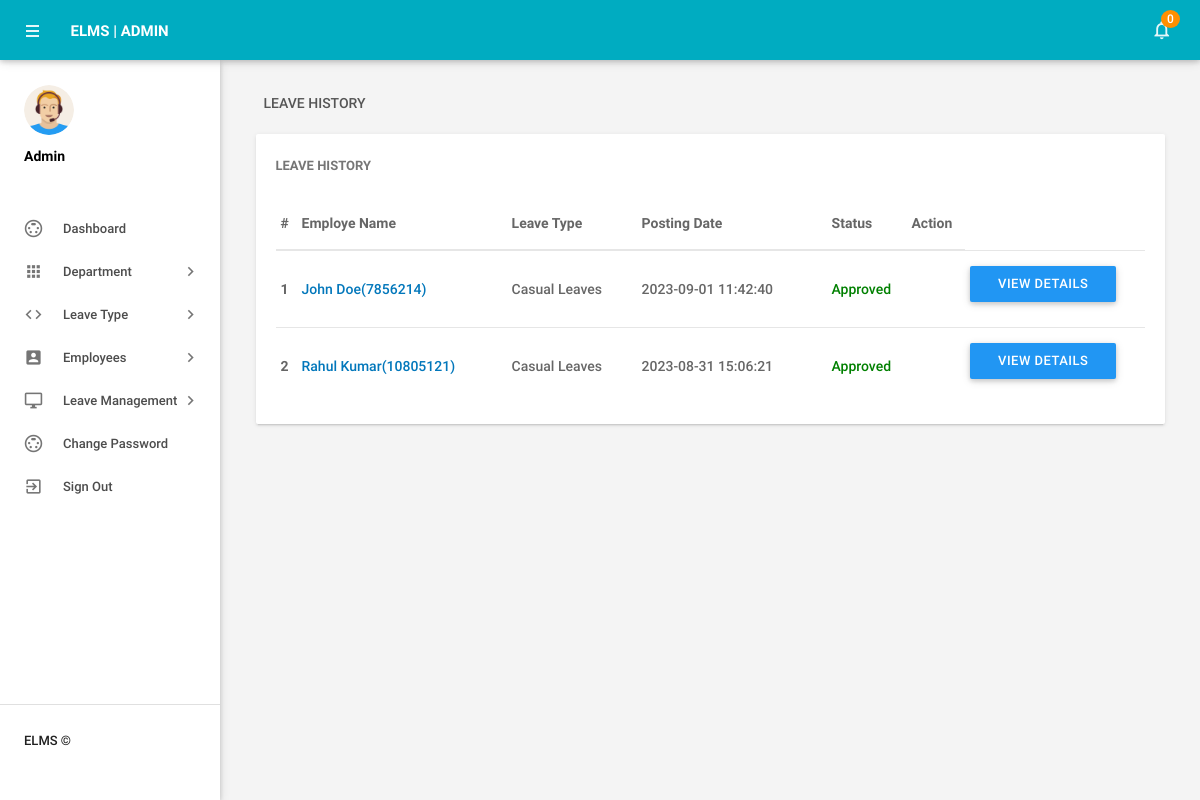
The page /admin/leaves.php (signed in) on the database as committed earlier.
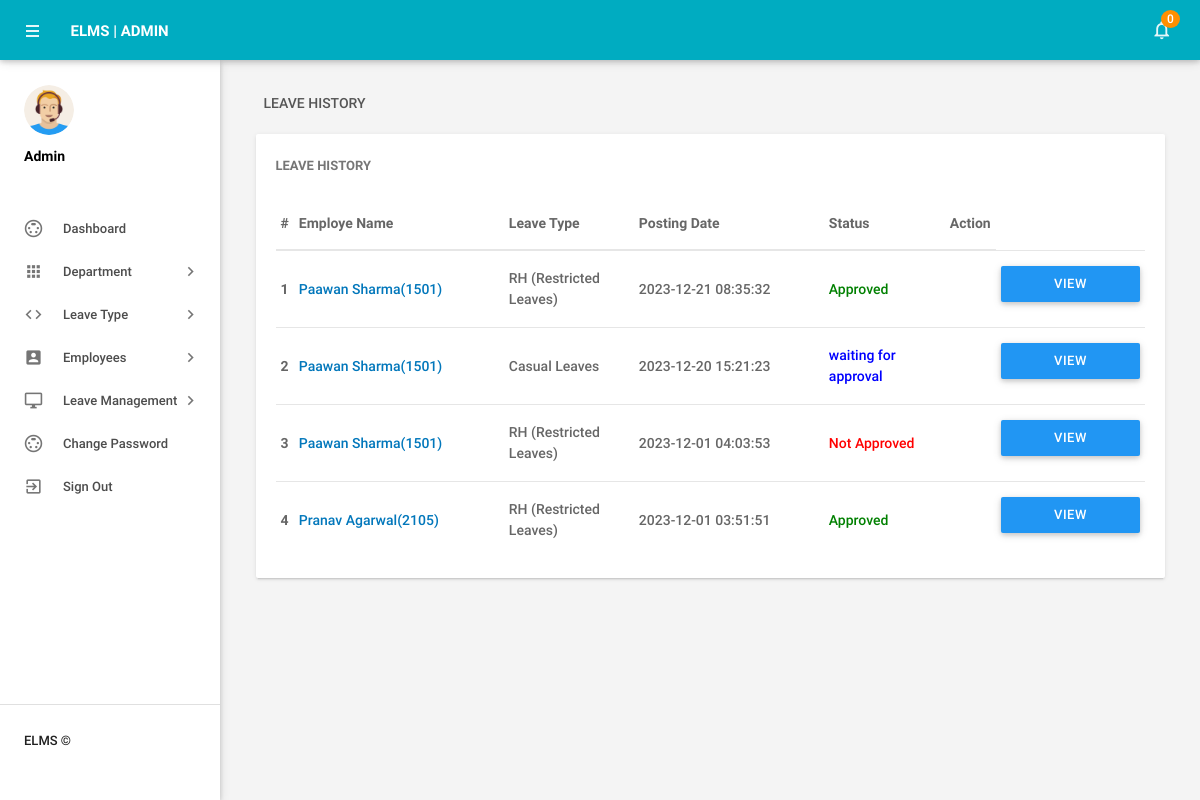
The same page on the database as committed later.
### tables this page shows
CREATE TABLE `tblleaves` (
  `id` int(11) NOT NULL,
  `LeaveType` varchar(110) DEFAULT NULL,
  `ToDate` varchar(120) DEFAULT NULL,
  `FromDate` varchar(120) DEFAULT NULL,
  `Description` mediumtext DEFAULT NULL,
  `PostingDate` timestamp NULL DEFAULT current_timestamp(),
  `AdminRemark` mediumtext DEFAULT NULL,
  `AdminRemarkDate` varchar(120) DEFAULT NULL,
  `Status` int(1) DEFAULT NULL,
  `IsRead` int(1) DEFAULT NULL,
  `empid` int(11) DEFAULT NULL
);

CREATE TABLE `tblemployees` (
  `id` int(11) NOT NULL,
  `EmpId` varchar(100) NOT NULL,
  `FirstName` varchar(150) DEFAULT NULL,
  `LastName` varchar(150) DEFAULT NULL,
  `EmailId` varchar(200) DEFAULT NULL,
  `Password` varchar(180) DEFAULT NULL,
  `Gender` varchar(100) DEFAULT NULL,
  `Dob` varchar(100) DEFAULT NULL,
  `Department` varchar(255) DEFAULT NULL,
  `Address` varchar(255) DEFAULT NULL,
  `City` varchar(200) DEFAULT NULL,
  `Country` varchar(150) DEFAULT NULL,
  `Phonenumber` char(11) DEFAULT NULL,
  `Status` int(1) DEFAULT NULL,
  `RegDate` timestamp NULL DEFAULT current_timestamp()
);

### admin/leaves.php (the view, shortened to what this page needs)
<?php
include('includes/config.php');
if(strlen($_SESSION['alogin'])==0)
    {
header('location:index.php');
}
else{
 ?>
<!DOCTYPE html>
<html lang="en">
    <head>
        <link type="text/css" rel="stylesheet" href="../assets/plugins/materialize/css/materialize.min.css"/>
        <link href="../assets/plugins/material-preloader/css/materialPreloader.min.css" rel="stylesheet">
        <link href="../assets/plugins/datatables/css/jquery.dataTables.min.css" rel="stylesheet">
                <link href="../assets/plugins/google-code-prettify/prettify.css" rel="stylesheet" type="text/css"/>
        <link href="../assets/css/alpha.min.css" rel="stylesheet" type="text/css"/>
        <link href="../assets/css/custom.css" rel="stylesheet" type="text/css"/>
    </head>
    <body>
       <?php include('includes/header.php');?>
       <?php include('includes/sidebar.php');?>
            <main class="mn-inner">
                <div class="row">
                    <div class="col s12">
                        <div class="page-title">Leave History</div>
                    </div>
                    <div class="col s12 m12 l12">
                        <div class="card">
                            <div class="card-content">
                                <span class="card-title">Leave History</span>
                                <table id="example" class="display responsive-table ">
                                    <thead>
                                        <tr>
                                            <th>#</th>
                                            <th width="200">Employe Name</th>
                                            <th width="120">Leave Type</th>
                                             <th width="180">Posting Date</th>
                                            <th>Status</th>
                                            <th align="center">Action</th>
                                        </tr>
                                    </thead>
                                    <tbody>
<?php $sql = "SELECT tblleaves.id as lid,tblemployees.FirstName,tblemployees.LastName,tblemployees.EmpId,tblemployees.id,tblleaves.LeaveType,tblleaves.PostingDate,tblleaves.Status from tblleaves join tblemployees on tblleaves.empid=tblemployees.id order by lid desc";
$query = $dbh -> prepare($sql);
$query->execute();
$results=$query->fetchAll(PDO::FETCH_OBJ);
$cnt=1;
if($query->rowCount() > 0)
{
foreach($results as $result)
{
      ?>
                                        <tr>
                                            <td> <b><?php echo htmlentities($cnt);?></b></td>
                                              <td><a href="editemployee.php?empid=<?php echo htmlentities($result->id);?>" target="_blank"><?php echo htmlentities($result->FirstName." ".$result->LastName);?>(<?php echo htmlentities($result->EmpId);?>)</a></td>
                                            <td><?php echo htmlentities($result->LeaveType);?></td>
                                            <td><?php echo htmlentities($result->PostingDate);?></td>
                                                                       <td><?php $stats=$result->Status;
if($stats==1){
                                             ?>
                                                 <span style="color: green">Approved</span>
                                                 <?php } if($stats==2)  { ?>
                                                <span style="color: red">Not Approved</span>
                                                 <?php } if($stats==0)  { ?>
 <span style="color: blue">waiting for approval</span>
 <?php } ?>
                                             </td>
          <td>
           <td><a href="leave-details.php?leaveid=<?php echo htmlentities($result->lid);?>" class="waves-effect waves-light btn blue m-b-xs"  > View Details</a></td>
                                    </tr>
                                         <?php $cnt++;} }?>
                                    </tbody>
                                </table>
                            </div>
                        </div>
                    </div>
                </div>
            </main>
        </div>
        <div class="left-sidebar-hover"></div>
    </body>
</html>
<?php } ?>

Rows that differ between the two databases and show on the page:
removed tblleaves: tblemployees.FirstName+LastName "John Doe", tblemployees.EmpId "7856214", LeaveType "Casual Leaves", PostingDate "2023-09-01 11:42:40", Status "Approved"
removed tblleaves: tblemployees.FirstName+LastName "Rahul Kumar", tblemployees.EmpId "10805121", LeaveType "Casual Leaves", PostingDate "2023-08-31 15:06:21", Status "Approved"
added tblleaves: tblemployees.FirstName+LastName "Paawan Sharma", tblemployees.EmpId "1501", LeaveType "RH (Restricted Leaves)", PostingDate "2023-12-21 08:35:32", Status "Approved"
added tblleaves: tblemployees.FirstName+LastName "Paawan Sharma", tblemployees.EmpId "1501", LeaveType "Casual Leaves", PostingDate "2023-12-20 15:21:23", Status "waiting for approval"
added tblleaves: tblemployees.FirstName+LastName "Paawan Sharma", tblemployees.EmpId "1501", LeaveType "RH (Restricted Leaves)", PostingDate "2023-12-01 04:03:53", Status "Not Approved"
added tblleaves: tblemployees.FirstName+LastName "Pranav Agarwal", tblemployees.EmpId "2105", LeaveType "RH (Restricted Leaves)", PostingDate "2023-12-01 03:51:51", Status "Approved"
